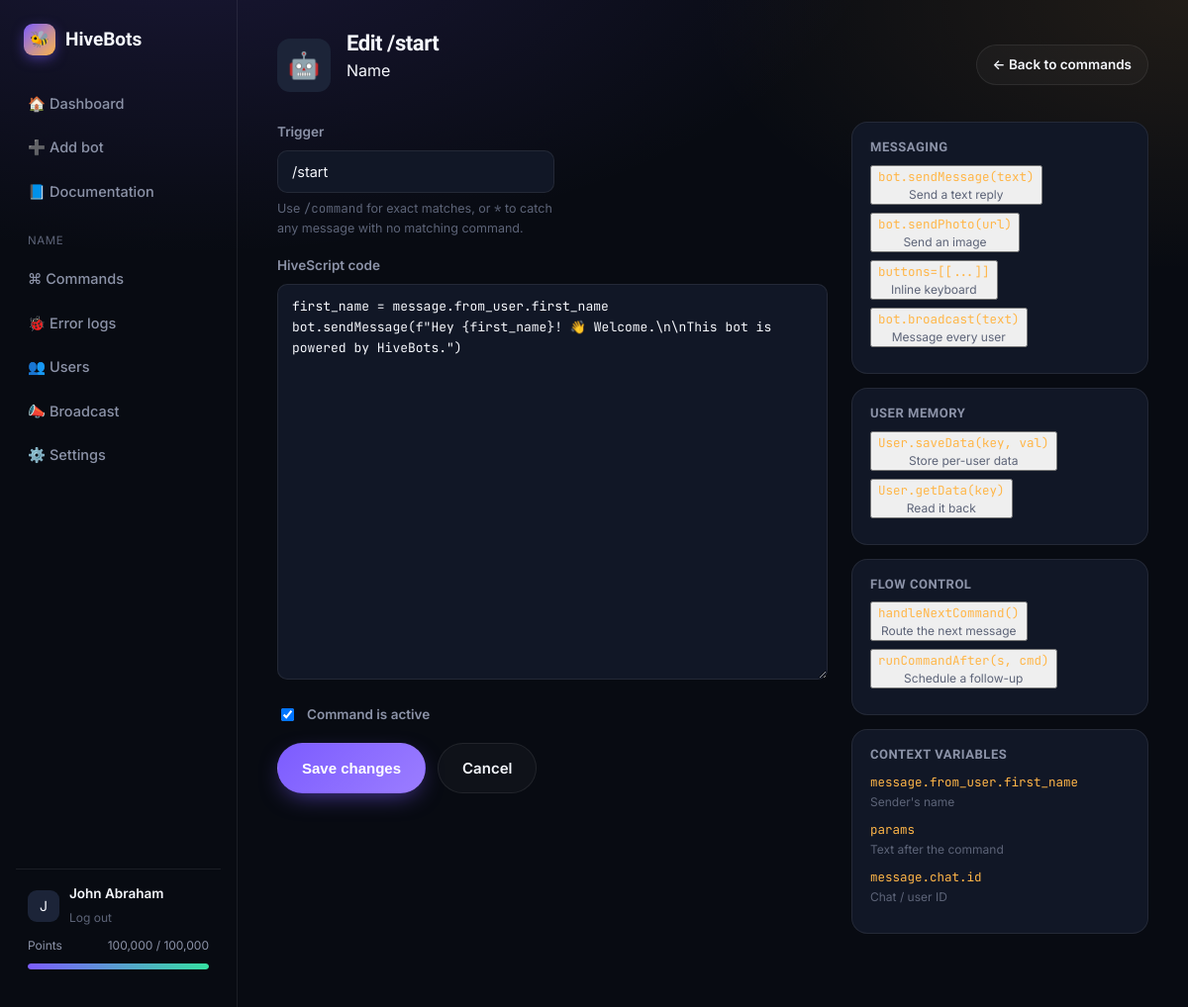
The page /bots/1/commands/1/edit (signed in) on the database its author committed.
### tables this page shows
CREATE TABLE bots (
    id INTEGER PRIMARY KEY AUTOINCREMENT,
    user_id INTEGER NOT NULL,
    name TEXT NOT NULL,
    username TEXT,
    token TEXT NOT NULL,
    secret TEXT NOT NULL,
    is_active INTEGER NOT NULL DEFAULT 0,
    avatar_emoji TEXT DEFAULT '🤖',
    created_at REAL NOT NULL,
    FOREIGN KEY(user_id) REFERENCES users(id)
);

CREATE TABLE users (
    id INTEGER PRIMARY KEY AUTOINCREMENT,
    email TEXT UNIQUE NOT NULL,
    name TEXT NOT NULL,
    password_hash TEXT NOT NULL,
    points_remaining INTEGER NOT NULL DEFAULT 100000,
    points_total INTEGER NOT NULL DEFAULT 100000,
    points_reset_month TEXT NOT NULL,
    created_at REAL NOT NULL
);

CREATE TABLE commands (
    id INTEGER PRIMARY KEY AUTOINCREMENT,
    bot_id INTEGER NOT NULL,
    trigger_name TEXT NOT NULL,
    code TEXT NOT NULL,
    is_active INTEGER NOT NULL DEFAULT 1,
    run_count INTEGER NOT NULL DEFAULT 0,
    created_at REAL NOT NULL,
    updated_at REAL NOT NULL,
    FOREIGN KEY(bot_id) REFERENCES bots(id)
);

### app.py (the view, shortened to what this page needs)
@app.route("/bots/<int:bot_id>/commands/<int:command_id>/edit", methods=["GET", "POST"])
@login_required
def edit_command(bot_id, command_id):
    bot = get_owned_bot_or_404(bot_id)
    with get_db() as conn:
        command = conn.execute("SELECT * FROM commands WHERE id=? AND bot_id=?", (command_id, bot_id)).fetchone()
    if not command:
        abort(404)
    return render_template("command_form.html", bot=bot, mode="edit", command=command,
                            trigger_name=command["trigger_name"], code=command["code"])

### app.py (called while the page is built, shortened)
def current_month_key():
    return datetime.utcnow().strftime("%Y-%m")

def login_required(view):
    @wraps(view)
    def wrapped(*args, **kwargs):
        if not session.get("user_id"):
            return redirect(url_for("login", next=request.path))
        return view(*args, **kwargs)
    return wrapped

def get_current_user():
    if not session.get("user_id"):
        return None
    with get_db() as conn:
        row = conn.execute("SELECT * FROM users WHERE id=?", (session["user_id"],)).fetchone()
    return row

@app.before_request
def load_user():
    g.user = get_current_user()

@app.context_processor
def inject_globals():
    return {"current_user": g.get("user"), "year": datetime.utcnow().year}

def get_owned_bot_or_404(bot_id):
    with get_db() as conn:
        bot = conn.execute("SELECT * FROM bots WHERE id=? AND user_id=?", (bot_id, g.user["id"])).fetchone()
    if not bot:
        abort(404)
    return bot

### db.py (called while the page is built)
@contextmanager
def get_db():
    conn = sqlite3.connect(DB_PATH, timeout=10)
    conn.row_factory = sqlite3.Row
    conn.execute("PRAGMA foreign_keys = ON")
    try:
        yield conn
        conn.commit()
    finally:
        conn.close()

### templates/command_form.html (shortened to what this page needs)
{% extends "app_base.html" %}
{% block extra_head %}
<link rel="stylesheet" href="https://cdnjs.cloudflare.com/ajax/libs/codemirror/5.65.16/codemirror.min.css">
<link rel="stylesheet" href="https://cdnjs.cloudflare.com/ajax/libs/codemirror/5.65.16/theme/dracula.min.css">
{% endblock %}
{% block content %}
<div class="bot-header">
  <div class="bot-avatar">{{ bot.avatar_emoji or '🤖' }}</div>
  <div style="flex:1;">
    <h1 style="font-size:22px;">{{ 'New command' if mode == 'new' else 'Edit ' + command.trigger_name }}</h1>
    <p class="sub" style="margin-top:2px;">{{ bot.name }}</p>
  </div>
  <a href="{{ url_for('bot_commands', bot_id=bot.id) }}" class="btn btn-ghost btn-sm">← Back to commands</a>
</div>
<form method="post" novalidate>
  <div class="editor-shell">
    <div>
      <div class="field" style="max-width:280px;">
        <label for="trigger_name">Trigger</label>
        <input id="trigger_name" name="trigger_name" type="text" value="{{ trigger_name }}" placeholder="/start" required>
        <div class="hint">Use <code class="inline">/command</code> for exact matches, or <code class="inline">*</code> to catch any message with no matching command.</div>
      </div>
      <div class="field">
        <label for="code-editor">HiveScript code</label>
        <textarea id="code-editor" name="code" rows="18">{{ code }}</textarea>
      </div>
      {% if mode == 'edit' %}
      <div class="field" style="display:flex; align-items:center; gap:10px;">
        <input type="checkbox" id="is_active" name="is_active" {{ 'checked' if command.is_active }} style="width:auto;">
        <label for="is_active" style="margin:0;">Command is active</label>
      </div>
      {% endif %}
      <div style="display:flex; gap:12px;">
        <button type="submit" class="btn btn-primary">{{ 'Create command' if mode == 'new' else 'Save changes' }}</button>
        <a href="{{ url_for('bot_commands', bot_id=bot.id) }}" class="btn btn-ghost">Cancel</a>
      </div>
    </div>
    <aside>
      <div class="ref-card">
        <h4>Messaging</h4>
        <button type="button" class="ref-item" data-insert='bot.sendMessage("Hello!")'>bot.sendMessage(text)<span>Send a text reply</span></button>
        <button type="button" class="ref-item" data-insert='bot.sendPhoto("https://example.com/img.jpg")'>bot.sendPhoto(url)<span>Send an image</span></button>
        <button type="button" class="ref-item" data-insert='bot.sendMessage("Pick one:", buttons=[[("Yes","yes"), ("No","no")]])'>buttons=[[...]]<span>Inline keyboard</span></button>
        <button type="button" class="ref-item" data-insert='bot.broadcast("Announcement!")'>bot.broadcast(text)<span>Message every user</span></button>
      </div>
      <div class="ref-card">
        <h4>User memory</h4>
        <button type="button" class="ref-item" data-insert='User.saveData("key", value)'>User.saveData(key, val)<span>Store per-user data</span></button>
        <button type="button" class="ref-item" data-insert='User.getData("key", default=None)'>User.getData(key)<span>Read it back</span></button>
      </div>
      <div class="ref-card">
        <h4>Flow control</h4>
        <button type="button" class="ref-item" data-insert='bot.handleNextCommand("/save_name")'>handleNextCommand()<span>Route the next message</span></button>
        <button type="button" class="ref-item" data-insert='bot.runCommandAfter(3600, "/reminder")'>runCommandAfter(s, cmd)<span>Schedule a follow-up</span></button>
      </div>
      <div class="ref-card">
        <h4>Context variables</h4>
        <span class="ref-item" style="cursor:default;">message.from_user.first_name<span>Sender's name</span></span>
        <span class="ref-item" style="cursor:default;">params<span>Text after the command</span></span>
        <span class="ref-item" style="cursor:default;">message.chat.id<span>Chat / user ID</span></span>
      </div>
    </aside>
  </div>
</form>
{% endblock %}

### templates/app_base.html (shortened to what this page needs)
<!doctype html>
<html lang="en">
<head>
  <link rel="stylesheet" href="{{ url_for('static', filename='css/style.css') }}">
  {% block extra_head %}{% endblock %}
</head>
<body>
  <div class="app-shell">
    <aside class="sidebar">
      <a href="{{ url_for('index') }}" class="brand"><span class="brand-mark">🐝</span> HiveBots</a>
      <a href="{{ url_for('dashboard') }}" class="side-link {{ 'active' if request.endpoint == 'dashboard' else '' }}">🏠 Dashboard</a>
      <a href="{{ url_for('new_bot') }}" class="side-link {{ 'active' if request.endpoint == 'new_bot' else '' }}">➕ Add bot</a>
      <a href="{{ url_for('docs') }}" class="side-link">📘 Documentation</a>
      {% if bot %}
      <div class="side-section-label">{{ bot.name }}</div>
      <a href="{{ url_for('bot_commands', bot_id=bot.id) }}" class="side-link {{ 'active' if tab == 'commands' else '' }}">⌘ Commands</a>
      <a href="{{ url_for('bot_logs', bot_id=bot.id) }}" class="side-link {{ 'active' if tab == 'logs' else '' }}">🐞 Error logs</a>
      <a href="{{ url_for('bot_users', bot_id=bot.id) }}" class="side-link {{ 'active' if tab == 'users' else '' }}">👥 Users</a>
      <a href="{{ url_for('bot_broadcast', bot_id=bot.id) }}" class="side-link {{ 'active' if tab == 'broadcast' else '' }}">📣 Broadcast</a>
      <a href="{{ url_for('bot_settings', bot_id=bot.id) }}" class="side-link {{ 'active' if tab == 'settings' else '' }}">⚙️ Settings</a>
      {% endif %}
      <div class="sidebar-footer">
        <div style="display:flex; align-items:center; gap:10px;">
          <div style="width:32px;height:32px;border-radius:9px;background:var(--surface-3);display:flex;align-items:center;justify-content:center;font-size:14px;">{{ current_user.name[0]|upper }}</div>
          <div style="min-width:0;">
            <div style="font-size:13.5px; font-weight:600; white-space:nowrap; overflow:hidden; text-overflow:ellipsis;">{{ current_user.name }}</div>
            <a href="{{ url_for('logout') }}" style="font-size:12px; color:var(--muted-2);">Log out</a>
          </div>
        </div>
        <div class="points-meter">
          <div class="label"><span>Points</span><span>{{ '{:,}'.format(current_user.points_remaining) }} / {{ '{:,}'.format(current_user.points_total) }}</span></div>
          <div class="bar"><i style="width:{{ points_pct if points_pct is defined else (100*current_user.points_remaining/current_user.points_total)|round|int }}%"></i></div>
        </div>
      </div>
    </aside>
    <main class="app-main">
      {% block content %}{% endblock %}
    </main>
  </div>
</body>
</html>

### rows shown on the page
bots: name "NAME", avatar_emoji "🤖", name "Name"
users: name "J", name "John Abraham", points_remaining "100,000", points_total "100,000"
commands: trigger_name "Edit /start", trigger_name "/start", code "first_name = message.from_user.first_name bot.sendMessage(f\"Hey {first_name}! 👋 Welcome.\\n\\nThis bot is powered by HiveBots.\")"

### other values the page prints
{{ 'Create command' if mode == 'new' else 'Save changes' }} "Save changes"
